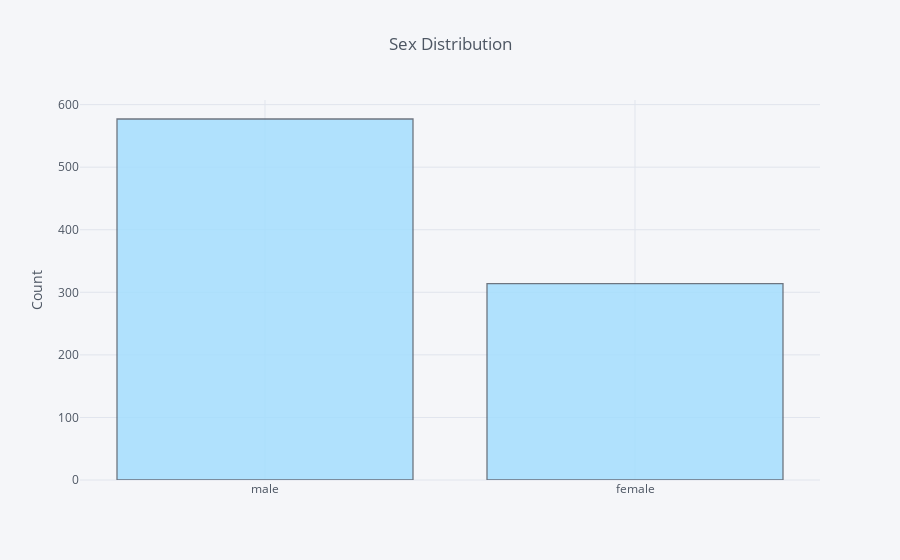

The code cell stored with this chart in its notebook:
### Markdown cell above
## **Distributions of variables**

### Code cell
train_df['Sex'].iplot(kind='hist', 
                      yTitle='Count', 
                      title='Sex Distribution', 
                      colors='#A0DDFF')

### Figure 1 — Plotly figure (JSON) as saved in the notebook; plotly's stock layout.template omitted (floating-point values rounded to 4 significant figures; data arrays with more than 128 entries replaced by an {"elided": "..."} marker saying what was removed)
{"data": [{"histfunc": "count", "histnorm": "", "marker": {"color": "rgba(160, 221, 255, 1.0)", "line": {"color": "#4D5663", "width": 1.3}}, "name": "Sex", "opacity": 0.8, "orientation": "v", "type": "histogram", "uid": "1c7be60d-8590-4d87-8363-79d0bc465c92", "x": {"elided": "891 str values"}}], "layout": {"barmode": "overlay", "legend": {"bgcolor": "#F5F6F9", "font": {"color": "#4D5663"}}, "paper_bgcolor": "#F5F6F9", "plot_bgcolor": "#F5F6F9", "title": {"font": {"color": "#4D5663"}, "text": "Sex Distribution"}, "xaxis": {"gridcolor": "#E1E5ED", "showgrid": true, "tickfont": {"color": "#4D5663"}, "title": {"font": {"color": "#4D5663"}, "text": ""}, "zerolinecolor": "#E1E5ED"}, "yaxis": {"gridcolor": "#E1E5ED", "showgrid": true, "tickfont": {"color": "#4D5663"}, "title": {"font": {"color": "#4D5663"}, "text": "Count"}, "zerolinecolor": "#E1E5ED"}}}
